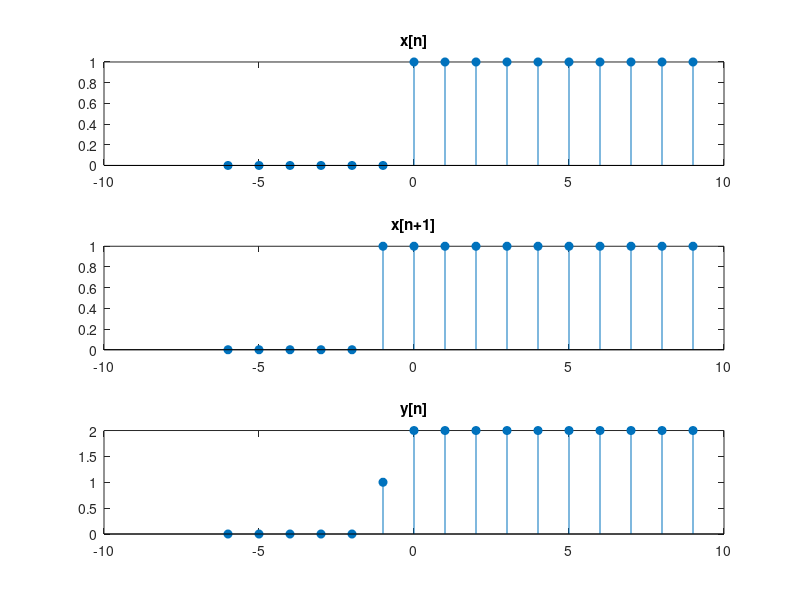

Recreate this plot in MATLAB.
n=[-6:9];
x=zeros(size(n));
x(n>=0)=1;
x_shift=zeros(size(n));
x_shift((n+1)>=0)=1;
y=x+x_shift;
subplot(3,1,1)
stem(n,x,'filled')
title('x[n]')
subplot(3,1,2)
stem(n,x_shift,'filled')
title('x[n+1]')
subplot(3,1,3)
stem(n,y,'filled')
title('y[n]')
